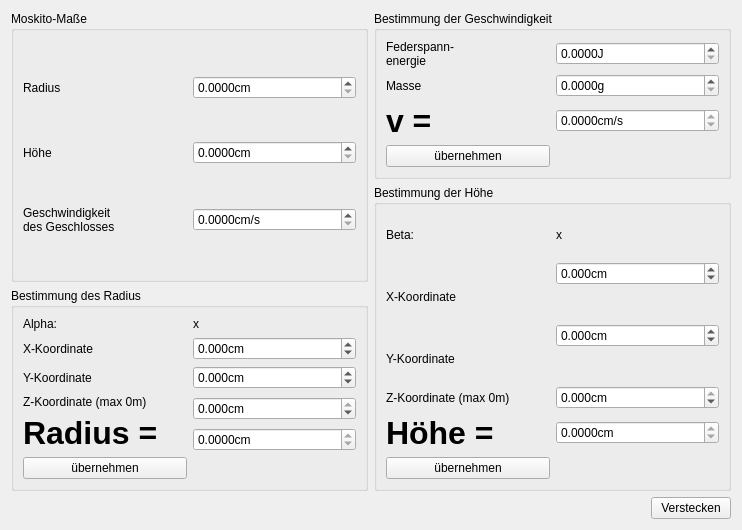
<?xml version="1.0" encoding="UTF-8"?>
<ui version="4.0">
 <class>Konf</class>
 <widget class="QDialog" name="Konf">
  <property name="geometry">
   <rect>
    <x>0</x>
    <y>0</y>
    <width>742</width>
    <height>530</height>
   </rect>
  </property>
  <property name="windowTitle">
   <string>Konfigurationsmodus</string>
  </property>
  <layout class="QVBoxLayout" name="verticalLayout">
   <item>
    <layout class="QGridLayout" name="gridLayout_5">
     <item row="1" column="1" rowspan="2">
      <widget class="QGroupBox" name="groupBox_3">
       <property name="title">
        <string>Bestimmung der Höhe</string>
       </property>
       <layout class="QGridLayout" name="gridLayout_3">
        <item row="4" column="1">
         <widget class="QDoubleSpinBox" name="dSpinBx_z_2">
          <property name="suffix">
           <string>cm</string>
          </property>
          <property name="decimals">
           <number>3</number>
          </property>
          <property name="minimum">
           <double>-1000000000.000000000000000</double>
          </property>
          <property name="maximum">
           <double>0.000000000000000</double>
          </property>
          <property name="singleStep">
           <double>0.100000000000000</double>
          </property>
          <property name="value">
           <double>0.000000000000000</double>
          </property>
         </widget>
        </item>
        <item row="5" column="1">
         <widget class="QDoubleSpinBox" name="dSpinBx_calcHigh">
          <property name="readOnly">
           <bool>true</bool>
          </property>
          <property name="suffix">
           <string>cm</string>
          </property>
          <property name="decimals">
           <number>4</number>
          </property>
          <property name="maximum">
           <double>1000000000.000000000000000</double>
          </property>
          <property name="singleStep">
           <double>0.100000000000000</double>
          </property>
         </widget>
        </item>
        <item row="4" column="0">
         <widget class="QLabel" name="label_11">
          <property name="text">
           <string>Z-Koordinate (max 0m)</string>
          </property>
         </widget>
        </item>
        <item row="2" column="1" rowspan="2">
         <widget class="QDoubleSpinBox" name="dSpinBx_y_2">
          <property name="suffix">
           <string>cm</string>
          </property>
          <property name="decimals">
           <number>3</number>
          </property>
          <property name="minimum">
           <double>-1000000000.000000000000000</double>
          </property>
          <property name="maximum">
           <double>1000000000.000000000000000</double>
          </property>
          <property name="singleStep">
           <double>0.100000000000000</double>
          </property>
          <property name="value">
           <double>0.000000000000000</double>
          </property>
         </widget>
        </item>
        <item row="0" column="0">
         <widget class="QLabel" name="label_2">
          <property name="text">
           <string>Beta:</string>
          </property>
         </widget>
        </item>
        <item row="6" column="0">
         <widget class="QPushButton" name="Btn_Hchange">
          <property name="text">
           <string>übernehmen</string>
          </property>
          <property name="autoDefault">
           <bool>false</bool>
          </property>
         </widget>
        </item>
        <item row="5" column="0">
         <widget class="QLabel" name="label_10">
          <property name="font">
           <font>
            <pointsize>24</pointsize>
            <weight>75</weight>
            <bold>true</bold>
           </font>
          </property>
          <property name="text">
           <string>Höhe =</string>
          </property>
         </widget>
        </item>
        <item row="0" column="1">
         <widget class="QLabel" name="lb_beta">
          <property name="text">
           <string>x</string>
          </property>
         </widget>
        </item>
        <item row="1" column="0" rowspan="2">
         <widget class="QLabel" name="label_8">
          <property name="text">
           <string>X-Koordinate</string>
          </property>
         </widget>
        </item>
        <item row="3" column="0">
         <widget class="QLabel" name="label_9">
          <property name="text">
           <string>Y-Koordinate</string>
          </property>
         </widget>
        </item>
        <item row="1" column="1">
         <widget class="QDoubleSpinBox" name="dSpinBx_x_2">
          <property name="suffix">
           <string>cm</string>
          </property>
          <property name="decimals">
           <number>3</number>
          </property>
          <property name="minimum">
           <double>-1000000000.000000000000000</double>
          </property>
          <property name="maximum">
           <double>1000000000.000000000000000</double>
          </property>
          <property name="singleStep">
           <double>0.100000000000000</double>
          </property>
          <property name="value">
           <double>0.000000000000000</double>
          </property>
         </widget>
        </item>
       </layout>
      </widget>
     </item>
     <item row="2" column="0">
      <widget class="QGroupBox" name="groupBox_2">
       <property name="title">
        <string>Bestimmung des Radius</string>
       </property>
       <layout class="QGridLayout" name="gridLayout_2">
        <item row="3" column="0">
         <widget class="QLabel" name="label_12">
          <property name="text">
           <string>Z-Koordinate (max 0m)</string>
          </property>
         </widget>
        </item>
        <item row="5" column="1">
         <widget class="QDoubleSpinBox" name="dSpinBx_calcRadius">
          <property name="readOnly">
           <bool>true</bool>
          </property>
          <property name="suffix">
           <string>cm</string>
          </property>
          <property name="decimals">
           <number>4</number>
          </property>
          <property name="maximum">
           <double>1000000000.000000000000000</double>
          </property>
          <property name="singleStep">
           <double>0.100000000000000</double>
          </property>
         </widget>
        </item>
        <item row="0" column="1">
         <widget class="QLabel" name="lb_alpha">
          <property name="text">
           <string>x</string>
          </property>
         </widget>
        </item>
        <item row="2" column="1">
         <widget class="QDoubleSpinBox" name="dSpinBx_y">
          <property name="suffix">
           <string>cm</string>
          </property>
          <property name="decimals">
           <number>3</number>
          </property>
          <property name="minimum">
           <double>-1000000000.000000000000000</double>
          </property>
          <property name="maximum">
           <double>1000000000.000000000000000</double>
          </property>
          <property name="singleStep">
           <double>0.100000000000000</double>
          </property>
          <property name="value">
           <double>0.000000000000000</double>
          </property>
         </widget>
        </item>
        <item row="4" column="0" rowspan="2">
         <widget class="QLabel" name="label_5">
          <property name="font">
           <font>
            <pointsize>24</pointsize>
            <weight>75</weight>
            <bold>true</bold>
           </font>
          </property>
          <property name="text">
           <string>Radius = </string>
          </property>
         </widget>
        </item>
        <item row="1" column="0">
         <widget class="QLabel" name="label_3">
          <property name="text">
           <string>X-Koordinate</string>
          </property>
         </widget>
        </item>
        <item row="6" column="0">
         <widget class="QPushButton" name="Btn_Rchange">
          <property name="text">
           <string>übernehmen</string>
          </property>
          <property name="autoDefault">
           <bool>false</bool>
          </property>
         </widget>
        </item>
        <item row="3" column="1" rowspan="2">
         <widget class="QDoubleSpinBox" name="dSpinBx_z">
          <property name="suffix">
           <string>cm</string>
          </property>
          <property name="decimals">
           <number>3</number>
          </property>
          <property name="minimum">
           <double>-1000000000.000000000000000</double>
          </property>
          <property name="maximum">
           <double>0.000000000000000</double>
          </property>
          <property name="singleStep">
           <double>0.100000000000000</double>
          </property>
          <property name="value">
           <double>0.000000000000000</double>
          </property>
         </widget>
        </item>
        <item row="0" column="0">
         <widget class="QLabel" name="label">
          <property name="text">
           <string>Alpha:</string>
          </property>
         </widget>
        </item>
        <item row="2" column="0">
         <widget class="QLabel" name="label_4">
          <property name="text">
           <string>Y-Koordinate</string>
          </property>
         </widget>
        </item>
        <item row="1" column="1">
         <widget class="QDoubleSpinBox" name="dSpinBx_x">
          <property name="suffix">
           <string>cm</string>
          </property>
          <property name="decimals">
           <number>3</number>
          </property>
          <property name="minimum">
           <double>-1000000000.000000000000000</double>
          </property>
          <property name="maximum">
           <double>1000000000.000000000000000</double>
          </property>
          <property name="singleStep">
           <double>0.100000000000000</double>
          </property>
          <property name="value">
           <double>0.000000000000000</double>
          </property>
         </widget>
        </item>
       </layout>
      </widget>
     </item>
     <item row="0" column="1">
      <widget class="QGroupBox" name="groupBox_4">
       <property name="title">
        <string>Bestimmung der Geschwindigkeit</string>
       </property>
       <layout class="QGridLayout" name="gridLayout_4">
        <item row="0" column="0">
         <widget class="QLabel" name="label_14">
          <property name="text">
           <string>&lt;html&gt;&lt;head/&gt;&lt;body&gt;&lt;p&gt;Federspann-&lt;br/&gt;energie&lt;/p&gt;&lt;/body&gt;&lt;/html&gt;</string>
          </property>
         </widget>
        </item>
        <item row="0" column="1">
         <widget class="QDoubleSpinBox" name="dSpinBx_energie">
          <property name="prefix">
           <string/>
          </property>
          <property name="suffix">
           <string>J</string>
          </property>
          <property name="decimals">
           <number>4</number>
          </property>
          <property name="minimum">
           <double>0.000000000000000</double>
          </property>
          <property name="maximum">
           <double>1000000000.000000000000000</double>
          </property>
          <property name="singleStep">
           <double>0.100000000000000</double>
          </property>
          <property name="value">
           <double>0.000000000000000</double>
          </property>
         </widget>
        </item>
        <item row="2" column="1">
         <widget class="QDoubleSpinBox" name="dSpinBx_calcV">
          <property name="readOnly">
           <bool>true</bool>
          </property>
          <property name="suffix">
           <string>cm/s</string>
          </property>
          <property name="decimals">
           <number>4</number>
          </property>
          <property name="minimum">
           <double>0.000000000000000</double>
          </property>
          <property name="maximum">
           <double>1000000000.000000000000000</double>
          </property>
          <property name="singleStep">
           <double>0.100000000000000</double>
          </property>
          <property name="value">
           <double>0.000000000000000</double>
          </property>
         </widget>
        </item>
        <item row="4" column="0">
         <widget class="QPushButton" name="Btn_Vchange">
          <property name="text">
           <string>übernehmen</string>
          </property>
          <property name="autoDefault">
           <bool>false</bool>
          </property>
         </widget>
        </item>
        <item row="1" column="0">
         <widget class="QLabel" name="label_15">
          <property name="text">
           <string>Masse</string>
          </property>
         </widget>
        </item>
        <item row="1" column="1">
         <widget class="QDoubleSpinBox" name="dSpinBx_mass">
          <property name="suffix">
           <string>g</string>
          </property>
          <property name="decimals">
           <number>4</number>
          </property>
          <property name="minimum">
           <double>0.000000000000000</double>
          </property>
          <property name="maximum">
           <double>1000000000.000000000000000</double>
          </property>
          <property name="singleStep">
           <double>0.100000000000000</double>
          </property>
          <property name="value">
           <double>0.000000000000000</double>
          </property>
         </widget>
        </item>
        <item row="2" column="0">
         <widget class="QLabel" name="label_16">
          <property name="font">
           <font>
            <pointsize>24</pointsize>
            <weight>75</weight>
            <bold>true</bold>
           </font>
          </property>
          <property name="text">
           <string>v = </string>
          </property>
         </widget>
        </item>
       </layout>
      </widget>
     </item>
     <item row="0" column="0" rowspan="2">
      <widget class="QGroupBox" name="groupBox">
       <property name="title">
        <string>Moskito-Maße</string>
       </property>
       <layout class="QGridLayout" name="gridLayout">
        <item row="1" column="1">
         <widget class="QDoubleSpinBox" name="dspinBx_high">
          <property name="suffix">
           <string>cm</string>
          </property>
          <property name="decimals">
           <number>4</number>
          </property>
          <property name="maximum">
           <double>1000000000.000000000000000</double>
          </property>
          <property name="singleStep">
           <double>0.100000000000000</double>
          </property>
         </widget>
        </item>
        <item row="2" column="1">
         <widget class="QDoubleSpinBox" name="dSpinBx_v">
          <property name="suffix">
           <string>cm/s</string>
          </property>
          <property name="decimals">
           <number>4</number>
          </property>
          <property name="maximum">
           <double>1000000000.000000000000000</double>
          </property>
          <property name="singleStep">
           <double>0.100000000000000</double>
          </property>
         </widget>
        </item>
        <item row="0" column="0">
         <widget class="QLabel" name="label_7">
          <property name="text">
           <string>Radius</string>
          </property>
         </widget>
        </item>
        <item row="1" column="0">
         <widget class="QLabel" name="label_6">
          <property name="text">
           <string>Höhe</string>
          </property>
         </widget>
        </item>
        <item row="2" column="0">
         <widget class="QLabel" name="label_13">
          <property name="text">
           <string>&lt;html&gt;&lt;head/&gt;&lt;body&gt;&lt;p&gt;Geschwindigkeit&lt;br/&gt;des Geschlosses&lt;/p&gt;&lt;/body&gt;&lt;/html&gt;</string>
          </property>
         </widget>
        </item>
        <item row="0" column="1">
         <widget class="QDoubleSpinBox" name="dspinBx_radius">
          <property name="suffix">
           <string>cm</string>
          </property>
          <property name="decimals">
           <number>4</number>
          </property>
          <property name="maximum">
           <double>1000000000.000000000000000</double>
          </property>
          <property name="singleStep">
           <double>0.100000000000000</double>
          </property>
         </widget>
        </item>
       </layout>
      </widget>
     </item>
    </layout>
   </item>
   <item>
    <layout class="QHBoxLayout" name="horizontalLayout_6">
     <item>
      <spacer name="horizontalSpacer">
       <property name="orientation">
        <enum>Qt::Horizontal</enum>
       </property>
       <property name="sizeHint" stdset="0">
        <size>
         <width>40</width>
         <height>20</height>
        </size>
       </property>
      </spacer>
     </item>
     <item>
      <widget class="QPushButton" name="pushButton">
       <property name="text">
        <string>Verstecken</string>
       </property>
       <property name="autoDefault">
        <bool>false</bool>
       </property>
      </widget>
     </item>
    </layout>
   </item>
  </layout>
 </widget>
 <tabstops>
  <tabstop>dSpinBx_x</tabstop>
  <tabstop>dSpinBx_y</tabstop>
  <tabstop>dSpinBx_z</tabstop>
  <tabstop>dSpinBx_calcRadius</tabstop>
  <tabstop>Btn_Rchange</tabstop>
  <tabstop>dSpinBx_x_2</tabstop>
  <tabstop>dSpinBx_y_2</tabstop>
  <tabstop>dSpinBx_z_2</tabstop>
  <tabstop>dSpinBx_calcHigh</tabstop>
  <tabstop>Btn_Hchange</tabstop>
  <tabstop>dSpinBx_energie</tabstop>
  <tabstop>dSpinBx_mass</tabstop>
  <tabstop>Btn_Vchange</tabstop>
  <tabstop>pushButton</tabstop>
 </tabstops>
 <resources/>
 <connections>
  <connection>
   <sender>pushButton</sender>
   <signal>clicked()</signal>
   <receiver>Konf</receiver>
   <slot>close()</slot>
   <hints>
    <hint type="sourcelabel">
     <x>727</x>
     <y>519</y>
    </hint>
    <hint type="destinationlabel">
     <x>257</x>
     <y>174</y>
    </hint>
   </hints>
  </connection>
  <connection>
   <sender>dSpinBx_x</sender>
   <signal>valueChanged(double)</signal>
   <receiver>dSpinBx_x_2</receiver>
   <slot>setValue(double)</slot>
   <hints>
    <hint type="sourcelabel">
     <x>356</x>
     <y>315</y>
    </hint>
    <hint type="destinationlabel">
     <x>718</x>
     <y>304</y>
    </hint>
   </hints>
  </connection>
  <connection>
   <sender>dSpinBx_y</sender>
   <signal>valueChanged(double)</signal>
   <receiver>dSpinBx_y_2</receiver>
   <slot>setValue(double)</slot>
   <hints>
    <hint type="sourcelabel">
     <x>356</x>
     <y>354</y>
    </hint>
    <hint type="destinationlabel">
     <x>718</x>
     <y>343</y>
    </hint>
   </hints>
  </connection>
  <connection>
   <sender>dSpinBx_x_2</sender>
   <signal>valueChanged(double)</signal>
   <receiver>dSpinBx_x</receiver>
   <slot>setValue(double)</slot>
   <hints>
    <hint type="sourcelabel">
     <x>718</x>
     <y>304</y>
    </hint>
    <hint type="destinationlabel">
     <x>356</x>
     <y>315</y>
    </hint>
   </hints>
  </connection>
  <connection>
   <sender>dSpinBx_y_2</sender>
   <signal>valueChanged(double)</signal>
   <receiver>dSpinBx_y</receiver>
   <slot>setValue(double)</slot>
   <hints>
    <hint type="sourcelabel">
     <x>718</x>
     <y>343</y>
    </hint>
    <hint type="destinationlabel">
     <x>356</x>
     <y>354</y>
    </hint>
   </hints>
  </connection>
  <connection>
   <sender>dSpinBx_z</sender>
   <signal>valueChanged(double)</signal>
   <receiver>dSpinBx_z_2</receiver>
   <slot>setValue(double)</slot>
   <hints>
    <hint type="sourcelabel">
     <x>356</x>
     <y>393</y>
    </hint>
    <hint type="destinationlabel">
     <x>718</x>
     <y>382</y>
    </hint>
   </hints>
  </connection>
  <connection>
   <sender>dSpinBx_z_2</sender>
   <signal>valueChanged(double)</signal>
   <receiver>dSpinBx_z</receiver>
   <slot>setValue(double)</slot>
   <hints>
    <hint type="sourcelabel">
     <x>718</x>
     <y>382</y>
    </hint>
    <hint type="destinationlabel">
     <x>356</x>
     <y>393</y>
    </hint>
   </hints>
  </connection>
 </connections>
</ui>
